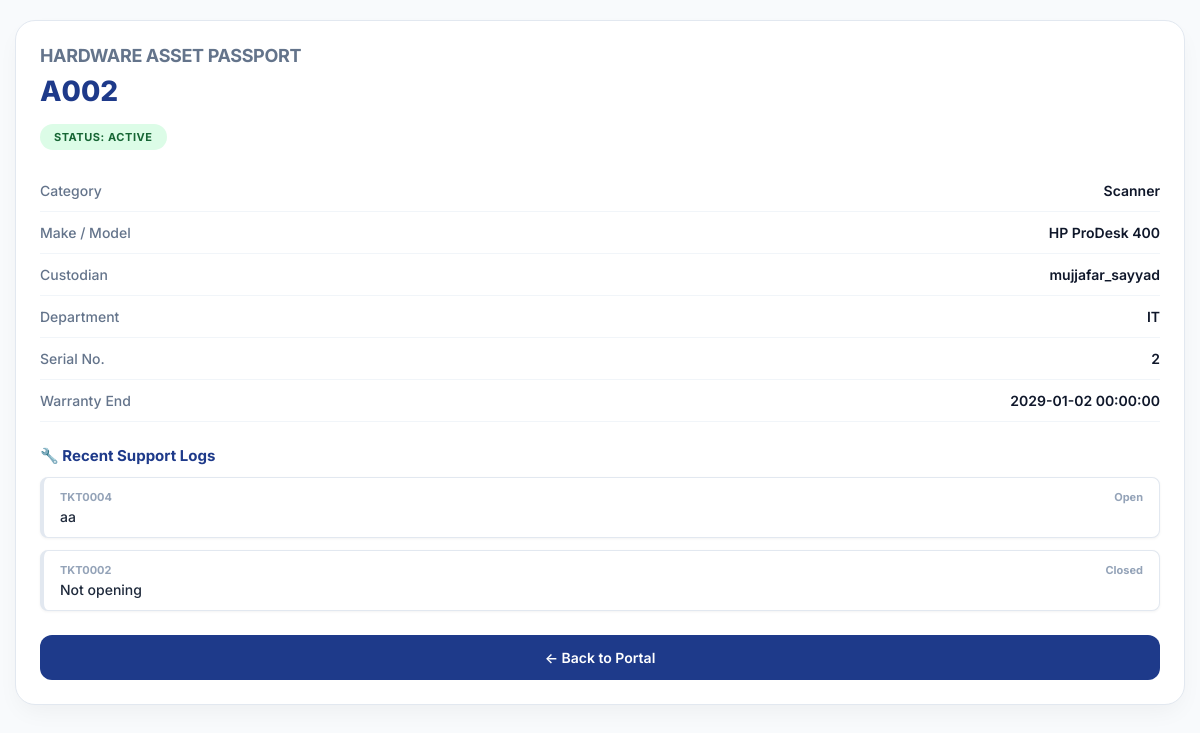
The page /m/asset/A002 (signed in) on the database its author committed.
### app.py (models this page shows)
class AssetModel(db.Model):
    __tablename__ = 'assets'
    asset_id = db.Column(db.String(100), primary_key=True)
    asset_type = db.Column(db.String(100))
    brand = db.Column(db.String(100))
    model = db.Column(db.String(100))
    user = db.Column(db.String(100), db.ForeignKey('users.username', ondelete='SET NULL'))
    department = db.Column(db.String(100))
    status = db.Column(db.String(50))
    warranty_period = db.Column(db.String(50))
    serial_no = db.Column(db.String(100))
    tag_id = db.Column(db.String(100))
    warranty_expiry = db.Column(db.String(50))
    grn_no = db.Column(db.String(100))
    grn_date = db.Column(db.String(50))
    supplier_name = db.Column(db.String(100))
    supplier_invoice_no = db.Column(db.String(100))
    supplier_invoice_date = db.Column(db.String(50))
    record_status = db.Column(db.String(20), default='Active')
    deleted_date = db.Column(db.String(50))
    updated_date = db.Column(db.String(50))

class TicketModel(db.Model):
    __tablename__ = 'tickets'
    ticket_id = db.Column(db.String(100), primary_key=True)
    asset_id = db.Column(db.String(100), nullable=False)
    issue = db.Column(db.String(255))
    raised_by = db.Column(db.String(100))
    priority = db.Column(db.String(50))
    status = db.Column(db.String(50))
    description = db.Column(db.Text)
    created_date = db.Column(db.String(50))
    closed_date = db.Column(db.String(50))
    assigned_to = db.Column(db.String(100))
    department = db.Column(db.String(100))
    notes = db.Column(db.Text)
    last_updated = db.Column(db.String(50))

### app.py (the view)
@app.route("/m/asset/<asset_id>")
@login_required
def mobile_asset_passport(asset_id):
    asset = AssetModel.query.filter_by(asset_id=asset_id).first_or_404()
    tickets = TicketModel.query.filter_by(asset_id=asset_id).order_by(TicketModel.ticket_id.desc()).limit(3).all()
    return render_template(
        "mobile_passport.html",
        asset=asset,
        tickets=tickets,
        role=current_user.role
    )

### app.py (called while the page is built)
@login_manager.user_loader
def load_user(username):
    return UserModel.query.get(str(username))

### templates/mobile_passport.html (shortened to what this page needs)
<!DOCTYPE html>
<html lang="en">
<head>
</head>
<body>
    <div class="passport-card">
        <div class="header-title">HARDWARE ASSET PASSPORT</div>
        <div class="asset-id">{{ asset.asset_id }}</div>
        <span class="badge {% if asset.status == 'Active' %}badge-active{% else %}badge-repair{% endif %}">
            Status: {{ asset.status }}
        </span>
        <div class="info-row"><span>Category</span><span>{{ asset.asset_type }}</span></div>
        <div class="info-row"><span>Make / Model</span><span>{{ asset.brand }} {{ asset.model }}</span></div>
        <div class="info-row"><span>Custodian</span><span>{{ asset.user if asset.user else '-' }}</span></div>
        <div class="info-row"><span>Department</span><span>{{ asset.department if asset.department else '-' }}</span></div>
        <div class="info-row"><span>Serial No.</span><span>{{ asset.serial_no if asset.serial_no else '-' }}</span></div>
        <div class="info-row"><span>Warranty End</span><span>{{ asset.warranty_expiry if asset.warranty_expiry else '-' }}</span></div>
        <div class="section-title">🔧 Recent Support Logs</div>
        {% if tickets %}
            {% for t in tickets %}
            <div class="ticket-box">
                <div class="ticket-header">
                    <span>{{ t.ticket_id }}</span>
                    <span>{{ t.status }}</span>
                </div>
                <div class="ticket-issue">{{ t.issue }}</div>
            </div>
            {% endfor %}
        {% else %}
            <p style="font-size:13px; color:#64748b; font-style:italic; margin:5px 0 0 0;">No active logs found.</p>
        {% endif %}
        <a href="/portal" class="btn-back">← Back to Portal</a>
    </div>
</body>
</html>

### templates/mobile_passport.html (style rules this page uses)
:root { --primary: #1e3a8a; --bg: #f8fafc; --card: #ffffff; }
body { font-family: 'Inter', -apple-system, sans-serif; background: var(--bg); margin: 0; padding: 20px 15px; color: #1e293b; }
.passport-card { background: var(--card); border-radius: 20px; padding: 24px; box-shadow: 0 10px 25px -5px rgba(0,0,0,0.05); border: 1px solid #e2e8f0; }
.header-title { font-size: 18px; font-weight: 700; color: #64748b; margin-bottom: 8px; letter-spacing: -0.02em; }
.asset-id { font-size: 28px; font-weight: 800; color: var(--primary); margin-bottom: 16px; }
.badge { display: inline-block; padding: 6px 14px; border-radius: 50px; font-size: 11px; font-weight: 700; text-transform: uppercase; letter-spacing: 0.05em; margin-bottom: 20px; }
.badge-active { background: #dcfce7; color: #166534; }
.section-title { margin: 24px 0 12px 0; font-size: 15px; font-weight: 700; color: var(--primary); display: flex; align-items: center; }
.info-row { display: flex; justify-content: space-between; padding: 12px 0; border-bottom: 1px solid #f1f5f9; font-size: 14px; }
.info-row span:first-child { color: #64748b; font-weight: 500; }
.info-row span:last-child { color: #0f172a; font-weight: 600; text-align: right; }
.ticket-box { background: #ffffff; border-left: 4px solid var(--primary); border-radius: 8px; padding: 12px 16px; margin-bottom: 12px; box-shadow: 0 1px 3px rgba(0,0,0,0.05); border: 1px solid #e2e8f0; border-left-width: 4px; }
.ticket-header { display:flex; justify-content:space-between; font-size:11px; font-weight:700; color:#94a3b8; margin-bottom:4px; }
.ticket-issue { font-size: 14px; font-weight: 500; color: #1e293b; }
.btn-back { display: block; text-align: center; background: var(--primary); color: white; padding: 14px; border-radius: 12px; text-decoration: none; font-weight: 600; margin-top: 24px; font-size: 14px; transition: background 0.2s; }

### rows shown on the page
AssetModel: asset_id "A002", status "ACTIVE", asset_type "Scanner", brand "HP", model "ProDesk 400", user "mujjafar_sayyad", department "IT", serial_no "2", warranty_expiry "2029-01-02 00:00:00"
TicketModel: ticket_id "TKT0004", status "Open", issue "aa"
TicketModel: ticket_id "TKT0002", status "Closed", issue "Not opening"
